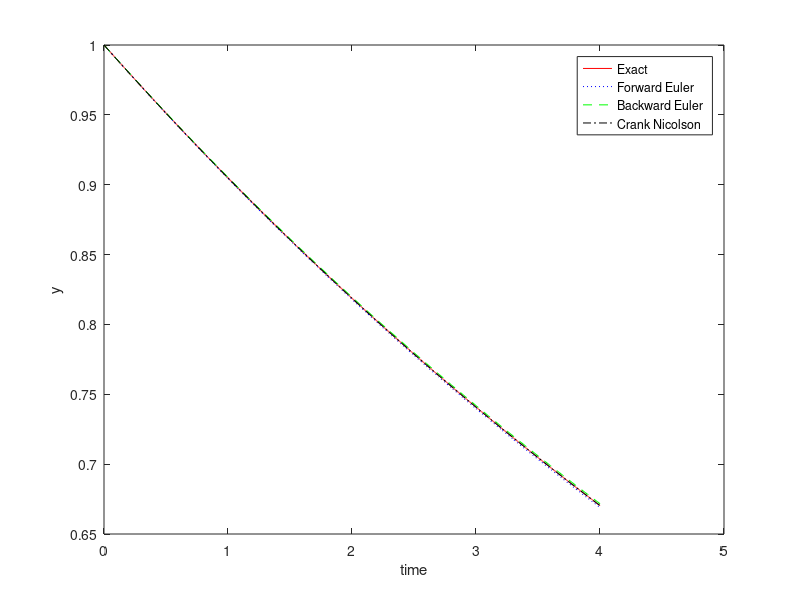

This figure's MATLAB source:
% A program to demonstrate instability of timestepping methods 
% when the timestep is inappropriately choosen.

%Differential equation: y'(t)=-y(t) y(t_0)=y_0
%Initial Condition, y(t_0)=1 where t_0=0
clear all; clc; clf;

%Grid
h=.1;
tmax=4;
Npoints = tmax/h;
lambda=.1;

%Initial Data
y0=1; 
t_0=0;
t(1)=t_0;
y_be(1)=y0;
y_fe(1)=y0;
y_imr(1)=y0;

for n=1:Npoints
	%Forward Euler
    y_fe(n+1)=y_fe(n)-lambda*h*y_fe(n);     
    	  %Backwards Euler
    y_be(n+1)=y_be(n)/(1+lambda*h);       
    	%Crank Nicolson
    y_imr(n+1)=y_imr(n)*(2-lambda*h)/(2+lambda*h) 
    t(n+1)=t(n)+h;
end

%Exact Solution
tt=[0:.001:tmax];
exact=exp(-lambda*tt);

%Plot
figure(1); clf; plot(tt,exact,'r-',t,y_fe,'b:',t,y_be,'g--',t,y_imr,'k-.');
xlabel time; ylabel y; 
legend('Exact','Forward Euler','Backward Euler',...
		'Crank Nicolson');
